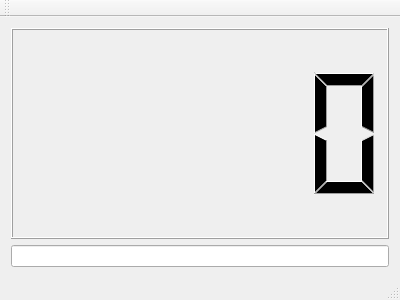
<?xml version="1.0" encoding="UTF-8"?>
<ui version="4.0">
 <class>MainWindow</class>
 <widget class="QMainWindow" name="MainWindow">
  <property name="geometry">
   <rect>
    <x>0</x>
    <y>0</y>
    <width>400</width>
    <height>300</height>
   </rect>
  </property>
  <property name="windowTitle">
   <string>MainWindow</string>
  </property>
  <widget class="QWidget" name="centralWidget">
   <layout class="QVBoxLayout" name="verticalLayout">
    <item>
     <widget class="QLCDNumber" name="lcd_timer"/>
    </item>
    <item>
     <widget class="QLineEdit" name="le">
      <property name="text">
       <string/>
      </property>
     </widget>
    </item>
   </layout>
  </widget>
  <widget class="QMenuBar" name="menuBar">
   <property name="geometry">
    <rect>
     <x>0</x>
     <y>0</y>
     <width>400</width>
     <height>17</height>
    </rect>
   </property>
  </widget>
  <widget class="QToolBar" name="mainToolBar">
   <attribute name="toolBarArea">
    <enum>TopToolBarArea</enum>
   </attribute>
   <attribute name="toolBarBreak">
    <bool>false</bool>
   </attribute>
  </widget>
  <widget class="QStatusBar" name="statusBar"/>
 </widget>
 <layoutdefault spacing="6" margin="11"/>
 <resources/>
 <connections/>
</ui>
